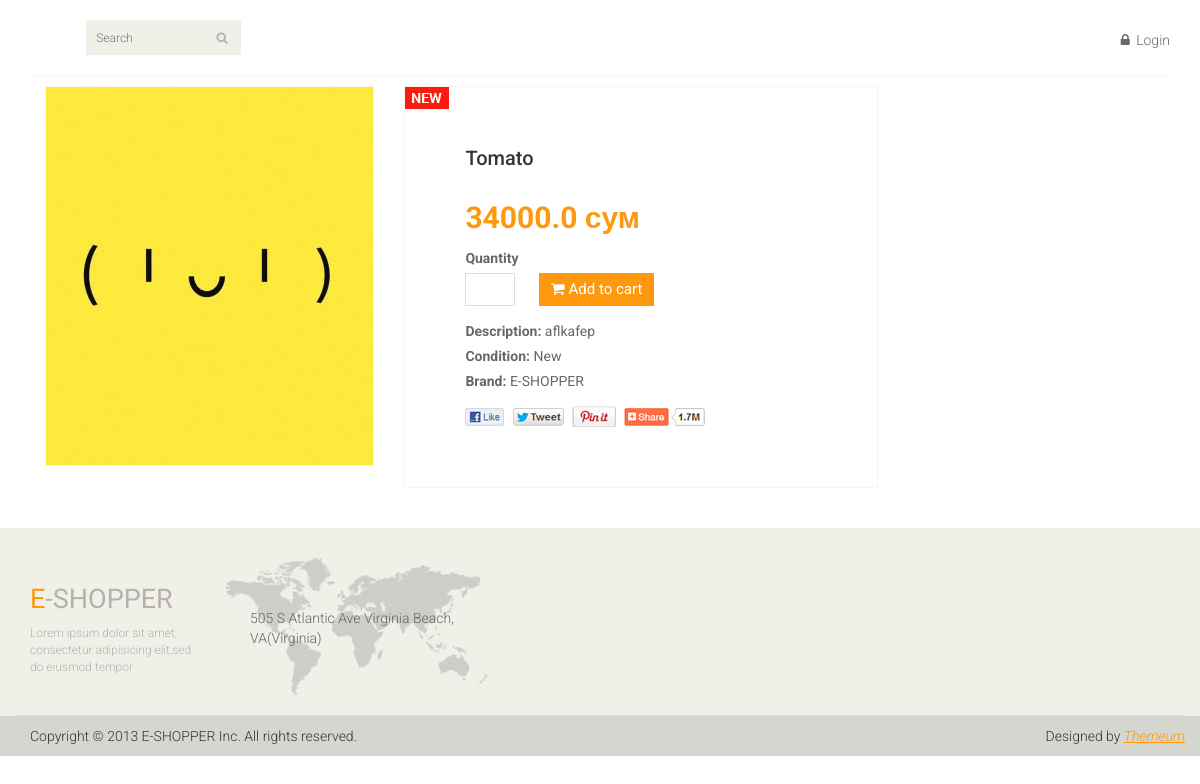
Before: /product/Tomato with the older database file.
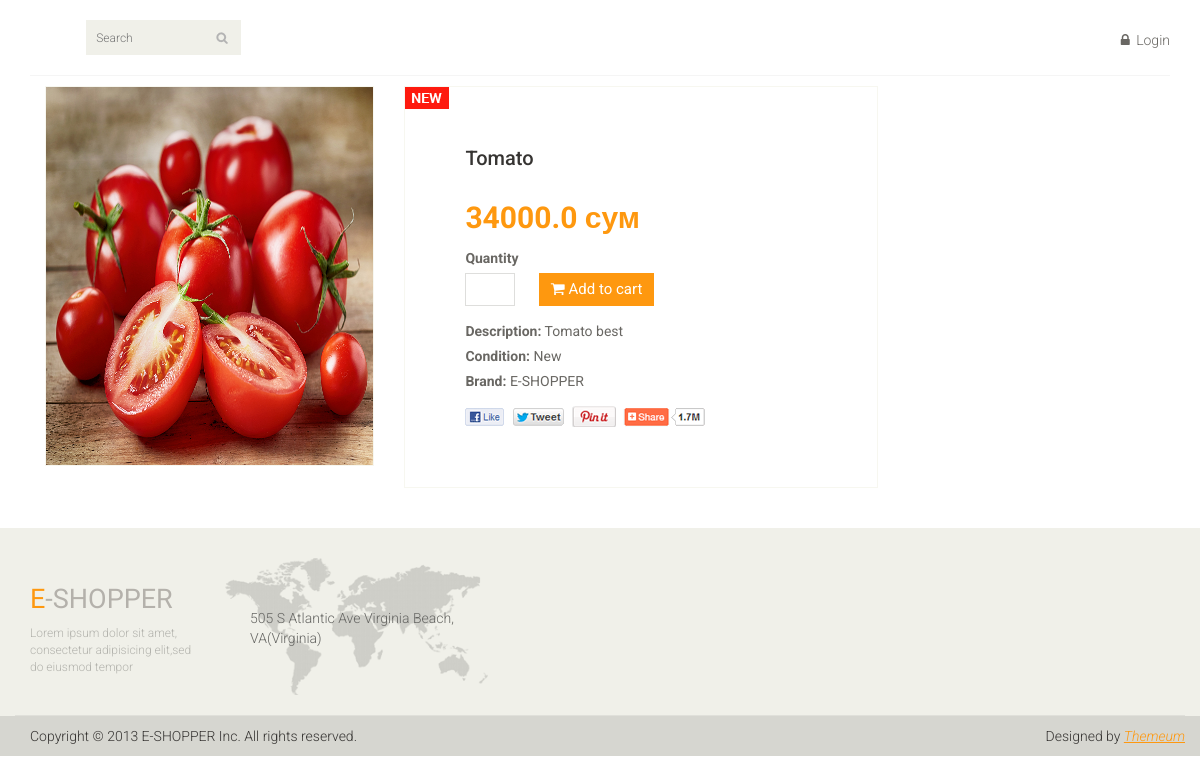
After: the same page with the newer database file.
### main_page/models.py (models this page shows, shortened)
class Product(models.Model):
    product_category = models.ForeignKey(Category, on_delete=models.CASCADE)
    product_name = models.CharField(max_length=110)
    product_price = models.FloatField()
    product_des = models.TextField()
    product_count = models.IntegerField()
    add_date = models.DateTimeField(auto_now_add=True)
    product_image = models.ImageField(upload_to='media', null=True, blank=True)

### main_page/views.py (the view)
# urls.py: path('product/<str:pk>', views.get_exact_product),
def get_exact_product(request, pk):
    current_product = models.Product.objects.get(product_name=pk)
    return render(request, 'about_product.html', {'product': current_product})

### main_page/templates/about_product.html (shortened to what this page needs)
{% extends 'index.html' %}
{% load static %}
{% block content %}
<section>
    <div class="container">
        <div class="row">
            <div class="col-sm-9 padding-right">
            <div class="product-details">
                <div class="col-sm-5">
                    <div class="view-product">
                        <img src="/{{ product.product_image }}" alt="" />
                    </div>
                </div>
                <div class="col-sm-7">
                    <div class="product-information">
                        <img src="{% static 'images/product-details/new.jpg' %}" class="newarrival" alt="" />
                        <h2>{{ product.product_name }}</h2>
                        <span>
                            <span>{{ product.product_price }} сум</span><br>
                            <label>Quantity</label><br>
                            <form action="/add_to_cart/{{ product.product_name }}" method="POST">
                                <input type="number" name="pr_count" />
                                <button type="submit" class="btn btn-fefault cart">
                                    <i class="fa fa-shopping-cart"></i>
                                          Add to cart
                                </button>
                            </form>
                        </span>
                        <p><b>Description:</b> {{ product.product_des }}</p>
                        <p><b>Condition:</b> New</p>
                        <p><b>Brand:</b> E-SHOPPER</p>
                        <a href=""><img src="images/product-details/share.png" class="share img-responsive"  alt="" /></a>
                    </div>
                </div>
            </div>
        </div>
        </div>
    </div>
</section>
{% endblock content %}

### main_page/templates/index.html (shortened to what this page needs)
{% load static %}
<!DOCTYPE html>
<html lang="en">
<head>
    <link href="{% static 'css/bootstrap.min.css' %}" rel="stylesheet">
    <link href="{% static 'css/font-awesome.min.css' %}" rel="stylesheet">
    <link href="{% static 'css/prettyPhoto.css' %}" rel="stylesheet">
    <link href="{% static 'css/price-range.css' %}" rel="stylesheet">
    <link href="{% static 'css/animate.css' %}" rel="stylesheet">
	<link href="{% static 'css/main.css' %}" rel="stylesheet">
	<link href="{% static 'css/responsive.css' %}" rel="stylesheet">
</head>
<body>
	<header id="header">
		<div class="header-middle">
			<div class="container">
				<div class="row">
					<div class="col-sm-4">
						<div class="btn-group pull-right">
							<div class="col-sm-3">
								<div class="search_box pull-right">
									<form action="/search" method="POST">
										  <input type="text" placeholder="Search" name="search_product" />
									</form>
								</div>
							</div>
						</div>
					</div>
					<div class="col-sm-8">
						<div class="shop-menu pull-right">
							<ul class="nav navbar-nav">
								{% if user.is_authenticated %}
									<li><a href="/">Home</a></li>
									<li><a href="/cart"><i class="fa fa-shopping-cart"></i> Cart</a></li>
									<li><a href="/accounts/logout/"><i class="fa fa-lock"></i> Logout</a></li>
								{% else %}
									<li><a href="/accounts/login/"><i class="fa fa-lock"></i> Login</a></li>
								{% endif %}
							</ul>
						</div>
					</div>
				</div>
			</div>
		</div>
	</header>
	{% block content %}{% endblock content %}
	<footer id="footer">
		<div class="footer-top">
			<div class="container">
				<div class="row">
					<div class="col-sm-2">
						<div class="companyinfo">
							<h2><span>e</span>-shopper</h2>
							<p>Lorem ipsum dolor sit amet, consectetur adipisicing elit,sed do eiusmod tempor</p>
						</div>
					</div>
					<div class="col-sm-3">
						<div class="address">
							<img src="images/home/map.png" alt="" />
							<p>505 S Atlantic Ave Virginia Beach, VA(Virginia)</p>
						</div>
					</div>
				</div>
			</div>
		</div>
		<div class="footer-bottom">
			<div class="container">
				<div class="row">
					<p class="pull-left">Copyright © 2013 E-SHOPPER Inc. All rights reserved.</p>
					<p class="pull-right">Designed by <span><a target="_blank" href="http://www.themeum.com">Themeum</a></span></p>
				</div>
			</div>
		</div>
	</footer>
</body>
</html>

### main_page/static/css/main.css (style rules this page uses)
body { font-family: 'Roboto', sans-serif; background:; position: relative; font-weight:400px; }
ul li { list-style: none; }
a { -webkit-transition: 300ms; -moz-transition: 300ms; -o-transition: 300ms; transition: 300ms; }
h1, h2, h3, h4, h5, h6 { font-family: 'Roboto', sans-serif; }
.header-middle .container .row { border-bottom: 1px solid #f5f5f5; margin-left: 0; margin-right: 0; padding-bottom: 20px; padding-top: 20px; }
.header-middle .container .row .col-sm-4 { padding-left: 0; }
.header-middle .container .row .col-sm-8 { padding-right:0; }
.shop-menu ul li { display:inline-block; padding-left: 15px; padding-right: 15px; }
.shop-menu ul li:last-child { padding-right: 0; }
.shop-menu ul li a { background: #FFFFFF; color: #696763; font-family: 'Roboto', sans-serif; font-size: 14px; font-weight: 300; padding:0; padding-right: 0; margin-top: 10px; }
.shop-menu ul li a i { margin-right:3px; }
.search_box input { background: #F0F0E9; border: medium none; color: #B2B2B2; font-family: 'roboto'; font-size: 12px; font-weight: 300; height: 35px; outline: medium none; padding-left: 10px; width: 155px; background-image: url(../images/home/searchicon.png); background-repeat: no-repeat; background-position: 130px; }
#footer { background: #F0F0E9; }
.footer-top .container { border-bottom: 1px solid #E0E0DA; padding-bottom: 20px; }
.companyinfo { margin-top: 57px; }
.companyinfo h2 { color: #B4B1AB; font-family: abel; font-size: 27px; text-transform: uppercase; }
.companyinfo h2 span { color:#FE980F; }
.companyinfo p { color: #B3B3AD; font-family: 'Roboto', sans-serif; font-size: 12px; font-weight: 300; }
.footer-top .col-sm-3 { overflow: hidden; }
.address { margin-top: 30px; position: relative; overflow: hidden; }
.address img { width:100%; }
.address p { color: #666663; font-family: 'Roboto', sans-serif; font-size: 14px; font-weight: 300; left: 25px; position: absolute; top: 50px; }
.footer-bottom { background: #D6D6D0; padding-top: 10px; }
.footer-bottom p { color: #363432; font-family: 'Roboto', sans-serif; font-weight: 300; margin-left: 15px; }
.footer-bottom p span a { color: #FE980F; font-style: italic; text-decoration: underline; }
.padding-right { padding-right: 0; }
.product-details { overflow:hidden; }
.product-details { margin-bottom: 40px; overflow: hidden; margin-top: 10px; }
.view-product { position: relative; }
.view-product img { border: 1px solid #F7F7F0; height: 380px; width: 100%; }
.product-information { border: 1px solid #F7F7F0; overflow: hidden; padding-bottom: 60px; padding-left: 60px; padding-top: 60px; position: relative; }
.newarrival { position:absolute; top:0; left:0 }
.product-information h2 { color: #363432; font-family: 'Roboto', sans-serif; font-size: 20px; margin-top: 0; }
.product-information p { color: #696763; font-family: 'Roboto', sans-serif; margin-bottom: 5px; }
.product-information span { display: inline-block; margin-bottom: 8px; margin-top: 18px; }
.product-information span span { color: #FE980F; float: left; font-family: 'Roboto', sans-serif; font-size: 30px; font-weight: 700; margin-right: 20px; margin-top: 0px; }
.product-information span input { border: 1px solid #DEDEDC; color: #696763; font-family: 'Roboto', sans-serif; font-size: 20px; font-weight: 700; height: 33px; outline: medium none; text-align: center; width: 50px; }
.product-information span label { color: #696763; font-family: 'Roboto', sans-serif; font-weight: 700; margin-bottom: 5px; }
.share { margin-top: 15px; }
.cart { background: #FE980F; border: 0 none; border-radius: 0; color: #FFFFFF; font-family: 'Roboto', sans-serif; font-size: 15px; margin-bottom: 7px; margin-left: 20px; }

Changed rows visible on the page:
changed Product "Tomato": product_image: a different picture; product_des "aflkafep" → "Tomato best"
